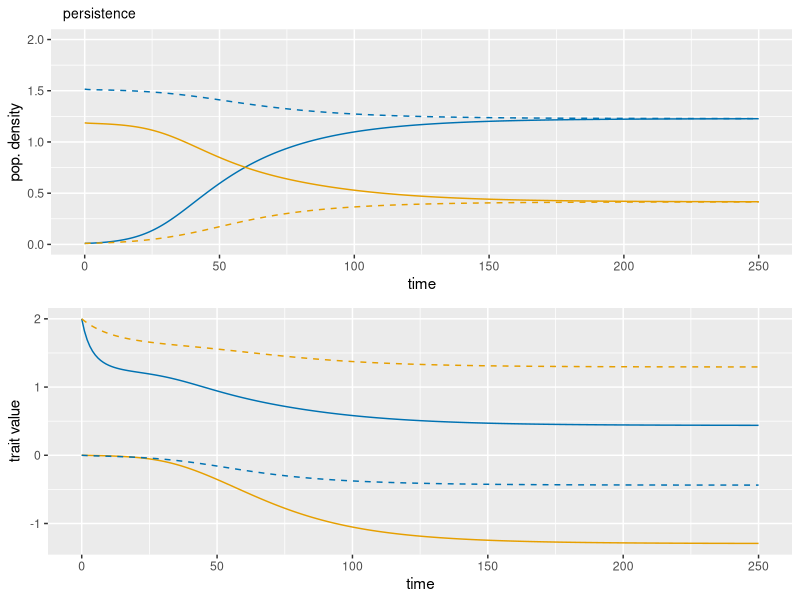
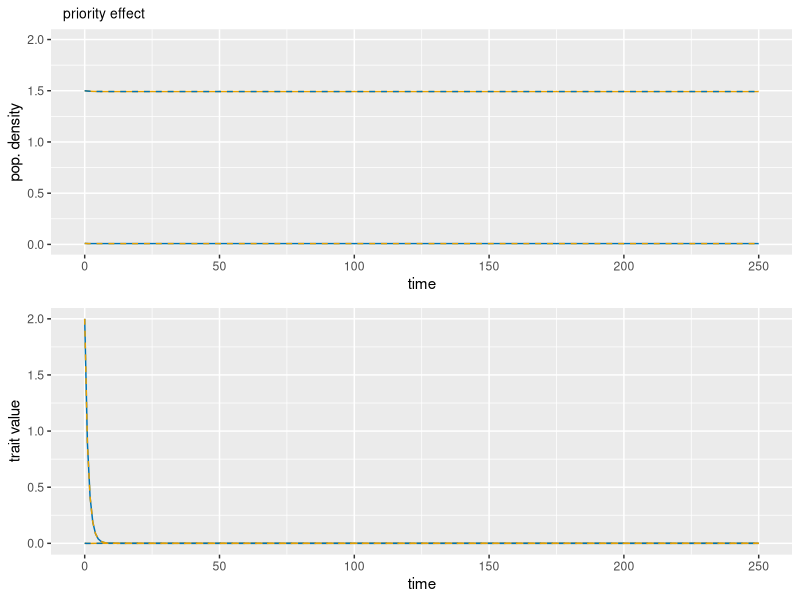
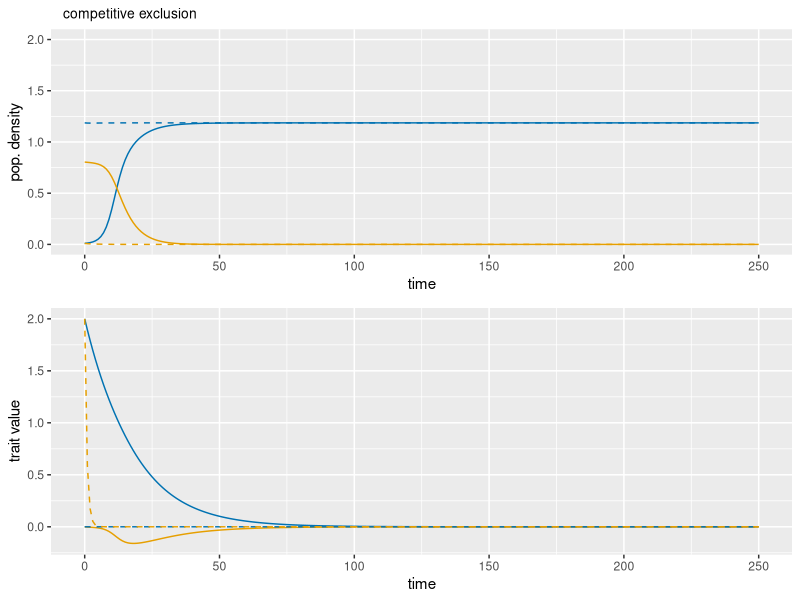
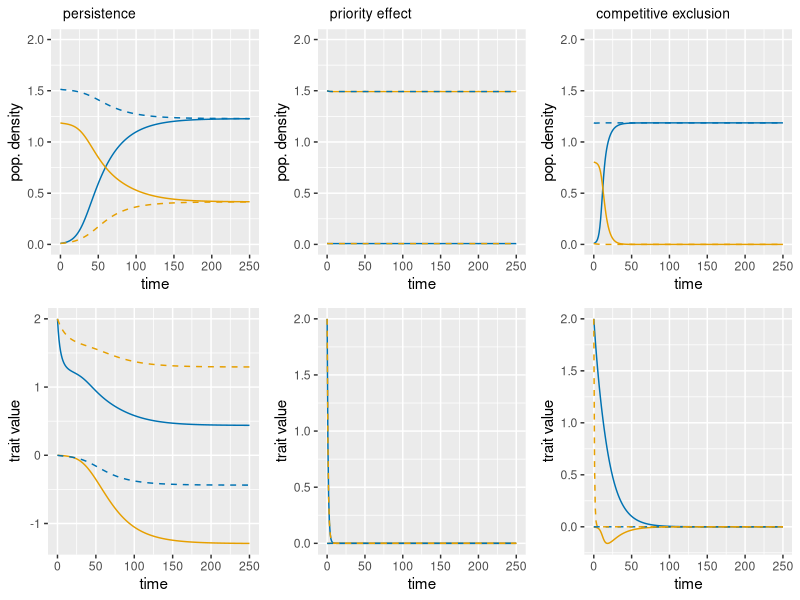

These charts were generated, in order, by the following R code:
# Manuscript figure 6B
# Temporal dynamics 

## ---------------------------------------------------------------------
## Temporal Dynamics
## ---------------------------------------------------------------------
require(deSolve)
require(tidyverse)
require(cowplot)
require(dplyr)
require(gridGraphics)

# case 1AA (Persistence), 3EE (Competitive Exclusion), 3DE (Priority Effects)

organize_results <- function(sol, pars) {
  dat <- sol %>% as.data.frame %>% as_tibble ## convert to tibble
  names(dat)[1] <- "time" ## name the first column "time"
  names(dat)[2:3] <- paste0("n_", 1:2) ## name abundance columns (n_k)
  names(dat)[4:5] <- paste0("m_", 1:2) ## name trait mean columns (m_k)
  dat <- dat %>%
    gather("variable", "v", 2:ncol(dat)) %>% ## long format
    separate(variable, c("type", "species"), sep="_") %>%
    spread(type, v) %>% ## separate columns for densities n and trait means m
    select(time, species, n, m) %>% ## rearrange columns
    mutate(species=as.integer(species), sigma1=pars$sigma1, w=pars$w,
           theta=pars$theta) %>% ## add parameters
    mutate(species=as.character(species))
  return(dat)
}

## cuttoff function from pastore:
## - array of values with smoothed step function applied to them
cutoff <- function(n) {
  return(ifelse(n<1, (1*(n>0))*(n*n*n*(10+n*(-15+6*n))), 1))
}

eqs <- function(time, state, pars) {
  n1 <- state[1] ## species densities
  n2 <- state[2]
  z1 <- state[3] ## species trait means
  z2 <- state[4]
  
  b1 <- K1 - (z1^2 + sigma1^2)/theta1
  b2 <- K2 - (z2^2 + sigma2^2)/theta2 #eqn S32 from Pastore suppl
  
  g1 <- -2*z1*sigma1^2/theta1
  g2 <- -2*z2*sigma2^2/theta2 #eqn S33 from Pastore suppl
  dz <- z1-z2 ## difference matrix of trait means
  
  alpha1.0 <- 1*w/sqrt(sigma1^2+sigma1^2+w^2)
  alpha2.0 <- 1*w/sqrt(sigma2^2+sigma2^2+w^2) #eqn S34 from Pastore suppl
  alpha.inter <- exp(-dz^2/(2*(sigma1^2+sigma2^2+w^2)))*w/sqrt(sigma1^2+sigma2^2+w^2)
  
  beta1.0 <- 0
  beta2.0 <- 0
  beta1 <- alpha.inter*2*sigma1^2*(-dz)/(2*(sigma1^2+sigma2^2+w^2)) #eqn S35 pastore suppl **check these**
  beta2 <- alpha.inter*2*sigma2^2*(dz)/(2*(sigma1^2+sigma2^2+w^2))
  ## The dndt equations are multiplied by a cutoff function, to make
  ## behavior smooth as abundances approach 0. The cutoff function is
  ## a smoothed-out step function whose derivative exists everywhere.
  dn1dt <- n1*(b1 - alpha1.0*n1 - alpha.inter*n2)*cutoff(n1/(1e-7)) #eqn S36 pastore suppl
  dn2dt <- n2*(b2 - alpha2.0*n2 - alpha.inter*n1)*cutoff(n2/(1e-7))
  dz1dt <- (g1 - beta1.0*n1 - beta1*n2) #removed h2 from front
  dz2dt <- (g2 - beta2.0*n2 - beta2*n1) #eqn S31 pastore suppl
  ## return equations by first flattening them back into a single vector
  return(list(c(dn1dt, dn2dt, dz1dt, dz2dt)))
}

## Listing the parameters
## case 1AA (Persistence)
w <- 1 ## competition width #3
theta1 <- 8 ## width of intrinsic growth function #8
theta2 <- 8
K1 <- 1 
K2 <- 1 ## vector of intrinsic growth potentials
sigma1 <- 1 ## vector of species trait standard deviations #2.5
sigma2 <- 0.5

n.EQ1 <- sqrt(1 + 2*sigma1^2/w^2)*(K2 - (1/theta1)*sigma1^2)
n.EQ2 <- sqrt(1 + 2*sigma2^2/w^2)*(K2 - (1/theta2)*sigma2^2)

tmax <- 250 ## time to integrate equations for
stepout <- tmax/250 ## time step size for output
time <- seq(0, tmax, by=stepout) ## sampling points in time

ninit <- c(0.01,n.EQ2) ## initial densities 
muinit <- c(2,0) ## initial trait means 
ic <- c(ninit, muinit) ## initial conditions coerced into a vector

pars <- list(w = w, K1 = K1, K2 = K2, sigma1 = sigma1, sigma2 = sigma2, theta1 = theta1, theta2 = theta2)

sol <- ode(func=eqs, y=ic, parms=pars, times=time) %>% ## solve ODEs
  organize_results(pars) ## put results in tidy table

ninit <- c(n.EQ1, 0.01) ## initial densities 
muinit <- c(0,2) ## initial trait means 
ic <- c(ninit, muinit) ## initial conditions coerced into a vector

sol2 <- ode(func=eqs, y=ic, parms=pars, times=time) %>% ## solve ODEs
  organize_results(pars) ## put results in tidy table

## create plot of species densities through time
densplot <- ggplot() +
  labs(title = "   persistence") +
  geom_line(data=sol, aes(x=time, y=n, colour=as.factor(species))) +
  geom_line(data=sol2, aes(x=time, y=n, colour=as.factor(species)), linetype="dashed") +
  scale_y_continuous(name="pop. density", limits=c(0, NA)) +
  scale_colour_manual(values=c("#0072B2", "#E69F00")) +
  annotate(geom="text", label="", x=0, y=2, fontface="bold") +
  theme(legend.position="none",plot.title = element_text(size = 10))

## create plot of species traits through time
traitplot <- ggplot() +
  # geom_ribbon(data = sol, aes(x=time, ymin=m-sigma1, ymax=m+sigma1,
  #                 fill=as.factor(species)), alpha=0.15) +
  geom_line(data = sol, aes(x=time, y=m, colour=as.factor(species))) +
  geom_line(data = sol2, aes(x=time, y=m, colour=as.factor(species)),linetype="dashed") +
  ylab("trait value") +
  scale_colour_manual(values=c("#0072B2", "#E69F00")) +
  scale_fill_manual(values=c("#0072B2", "#E69F00")) +
  annotate(geom="text", label="", x=0, y=0.70, fontface="bold") +
  theme(legend.position="none")

plot_grid(densplot, traitplot, ncol = 1, nrow = 2) #solid spp1 (blue) invades, dashed spp2 (yellow) invades

## Case 3DD (Priority Effect)
sigma1 <- 2 ## vector of species trait standard deviations 
sigma2 <- 2

n.EQ1 <- sqrt(1 + 2*sigma1^2/w^2)*(K2 - (1/theta1)*sigma1^2)
n.EQ2 <- sqrt(1 + 2*sigma2^2/w^2)*(K2 - (1/theta2)*sigma2^2)

tmax <- 250 ## time to integrate equations for
stepout <- tmax/250 ## time step size for output
time <- seq(0, tmax, by=stepout) ## sampling points in time

ninit <- c(0.01,n.EQ2) ## initial densities 
muinit <- c(2,0) ## initial trait means 
ic <- c(ninit, muinit) ## initial conditions coerced into a vector

pars <- list(w = w, K1 = K1, K2 = K2, sigma1 = sigma1, sigma2 = sigma2, theta1 = theta1, theta2 = theta2)

sol <- ode(func=eqs, y=ic, parms=pars, times=time) %>% ## solve ODEs
  organize_results(pars) ## put results in tidy table

ninit <- c(n.EQ1, 0.01) ## initial densities 
muinit <- c(0,2) ## initial trait means 
ic <- c(ninit, muinit) ## initial conditions coerced into a vector

sol2 <- ode(func=eqs, y=ic, parms=pars, times=time) %>% ## solve ODEs
  organize_results(pars) ## put results in tidy table

## create plot of species densities through time
densplotPE <- ggplot() +
  labs(title = "   priority effect") +
  geom_line(data=sol, aes(x=time, y=n, colour=as.factor(species))) +
  geom_line(data=sol2, aes(x=time, y=n, colour=as.factor(species)), linetype="dashed") +
  scale_y_continuous(name="pop. density", limits=c(0, NA)) +
  scale_colour_manual(values=c("#0072B2", "#E69F00")) +
  annotate(geom="text", label="", x=0, y=2, fontface="bold") +
  theme(legend.position="none",plot.title = element_text(size = 10))

## create plot of species traits through time
traitplotPE <- ggplot() +
  # geom_ribbon(data = sol, aes(x=time, ymin=m-sigma1, ymax=m+sigma1,
  #                 fill=as.factor(species)), alpha=0.15) +
  geom_line(data = sol, aes(x=time, y=m, colour=as.factor(species))) +
  geom_line(data = sol2, aes(x=time, y=m, colour=as.factor(species)),linetype="dashed") +
  ylab("trait value") +
  scale_colour_manual(values=c("#0072B2", "#E69F00")) +
  scale_fill_manual(values=c("#0072B2", "#E69F00")) +
  annotate(geom="text", label="", x=0, y=0.70, fontface="bold") +
  theme(legend.position="none")

plot_grid(densplotPE, traitplotPE, ncol = 1, nrow = 2) #solid spp1 (blue) invades, dashed spp2 (yellow) invades *but this looks like PE?

## Case 3EE (Permanence)
sigma1 <- 1.8 ## vector of species trait standard deviations 
sigma2 <- 0.5

## Case 3DE (Competitive Exclusion)
sigma1 <- 0.5 ## vector of species trait standard deviations 
sigma2 <- 2.5

n.EQ1 <- sqrt(1 + 2*sigma1^2/w^2)*(K2 - (1/theta1)*sigma1^2)
n.EQ2 <- sqrt(1 + 2*sigma2^2/w^2)*(K2 - (1/theta2)*sigma2^2)

tmax <- 250 ## time to integrate equations for
stepout <- tmax/250 ## time step size for output
time <- seq(0, tmax, by=stepout) ## sampling points in time

ninit <- c(0.01,n.EQ2) ## initial densities 
muinit <- c(2,0) ## initial trait means 
ic <- c(ninit, muinit) ## initial conditions coerced into a vector

pars <- list(w = w, K1 = K1, K2 = K2, sigma1 = sigma1, sigma2 = sigma2, theta1 = theta1, theta2 = theta2)

sol <- ode(func=eqs, y=ic, parms=pars, times=time) %>% ## solve ODEs
  organize_results(pars) ## put results in tidy table

ninit <- c(n.EQ1, 0.01) ## initial densities 
muinit <- c(0,2) ## initial trait means 
ic <- c(ninit, muinit) ## initial conditions coerced into a vector

sol2 <- ode(func=eqs, y=ic, parms=pars, times=time) %>% ## solve ODEs
  organize_results(pars) ## put results in tidy table

## create plot of species densities through time
densplotCE <- ggplot() +
  labs(title = "   competitive exclusion") +
  geom_line(data=sol, aes(x=time, y=n, colour=as.factor(species))) +
  geom_line(data=sol2, aes(x=time, y=n, colour=as.factor(species)), linetype="dashed") +
  scale_y_continuous(name="pop. density", limits=c(0, NA)) +
  scale_colour_manual(values=c("#0072B2", "#E69F00")) +
  annotate(geom="text", label="", x=0, y=2, fontface="bold") +
  theme(legend.position="none",plot.title = element_text(size = 10))

## create plot of species traits through time
traitplotCE <- ggplot() +
  # geom_ribbon(data = sol, aes(x=time, ymin=m-sigma1, ymax=m+sigma1,
  #                 fill=as.factor(species)), alpha=0.15) +
  geom_line(data = sol, aes(x=time, y=m, colour=as.factor(species))) +
  geom_line(data = sol2, aes(x=time, y=m, colour=as.factor(species)),linetype="dashed") +
  ylab("trait value") +
  scale_colour_manual(values=c("#0072B2", "#E69F00")) +
  scale_fill_manual(values=c("#0072B2", "#E69F00")) +
  annotate(geom="text", label="", x=0, y=0.70, fontface="bold") +
  theme(legend.position="none")

plot_grid(densplotCE, traitplotCE, ncol = 1, nrow = 2) #solid spp1 (blue) invades, dashed spp2 (yellow) invades

combinedPlot1 <- plot_grid(densplot, traitplot, ncol = 1)
combinedPlot2 <- plot_grid(densplotPE, traitplotPE, ncol = 1)
combinedPlot3 <- plot_grid(densplotCE, traitplotCE, ncol = 1)

# Now, combine all the plots side by side
finalCombinedPlot <- plot_grid(combinedPlot1, combinedPlot2, combinedPlot3, ncol = 3, align = 'v')

# Export as PDF
pdf("combined_plots.pdf", width = 6, height = 3)
print(finalCombinedPlot)
dev.off()
